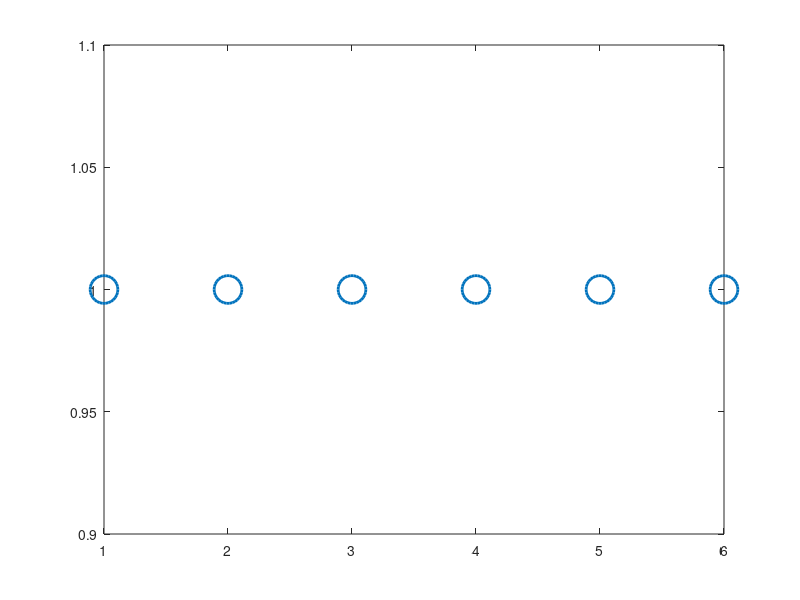

Reproduce this figure in MATLAB. (Note: this script raises an error after producing the figure.)
function test_heights

things = [1 2 3 4 5 6];
sig_comp = [1 2;2 3;1 3];

plot(things,ones(length(things),1),'o','markersize',20,'linewidth',2)
hold on
yl = ylim;
heights = get_heights(yl,sig_comp);

% main
plot([things(1) things(end)],...
    [heights(size(heights,1)-1,1) heights(size(heights,1)-1,1)],'k-')
hold on
text(mean(things),heights(size(heights,1)-1,2),get_asterisks(0.01,1),'fontsize',20)

for i = 1:size(sig_comp,1)
    plot([sig_comp(i,1)+0.1 sig_comp(i,2)-0.1],[heights(i,1) heights(i,1)],'k-')
    hold on
    text(mean(sig_comp(i,:)),heights(i,2),get_asterisks(0.01,1),'fontsize',20)
end

ylim([yl(1) heights(end,2)])

end